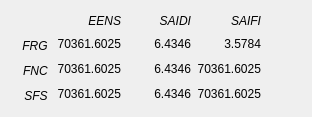
            <widget class="QWidget" name="onr2indAbsWgt" native="true">
             <layout class="QGridLayout" name="onr2indGL">
              <property name="spacing">
               <number>0</number>
              </property>
              <item row="2" column="3">
               <widget class="QLabel" name="onr2indAbsFRGSAIFILbl">
                <property name="text">
                 <string>3.5784</string>
                </property>
                <property name="alignment">
                 <set>Qt::AlignRight|Qt::AlignTrailing|Qt::AlignVCenter</set>
                </property>
               </widget>
              </item>
              <item row="1" column="1">
               <widget class="QLabel" name="onr2indAbsTitleEENSLbl">
                <property name="minimumSize">
                 <size>
                  <width>70</width>
                  <height>0</height>
                 </size>
                </property>
                <property name="font">
                 <font>
                  <italic>true</italic>
                 </font>
                </property>
                <property name="styleSheet">
                 <string notr="true">border-bottom: 1px solid rgb(255, 170, 0);</string>
                </property>
                <property name="text">
                 <string>EENS</string>
                </property>
                <property name="alignment">
                 <set>Qt::AlignRight|Qt::AlignTrailing|Qt::AlignVCenter</set>
                </property>
                <property name="margin">
                 <number>2</number>
                </property>
               </widget>
              </item>
              <item row="1" column="0">
               <widget class="QLabel" name="onr2indAbsNullLbl">
                <property name="minimumSize">
                 <size>
                  <width>40</width>
                  <height>20</height>
                 </size>
                </property>
                <property name="maximumSize">
                 <size>
                  <width>40</width>
                  <height>20</height>
                 </size>
                </property>
                <property name="font">
                 <font>
                  <italic>true</italic>
                 </font>
                </property>
                <property name="styleSheet">
                 <string notr="true">border-bottom: 1px solid rgb(255, 170, 0);
border-right: 1px solid rgb(255, 170, 0);</string>
                </property>
                <property name="text">
                 <string/>
                </property>
                <property name="alignment">
                 <set>Qt::AlignRight|Qt::AlignTrailing|Qt::AlignVCenter</set>
                </property>
                <property name="margin">
                 <number>5</number>
                </property>
               </widget>
              </item>
              <item row="2" column="2">
               <widget class="QLabel" name="onr2indAbsFRGSAIDILbl">
                <property name="text">
                 <string>6.4346</string>
                </property>
                <property name="alignment">
                 <set>Qt::AlignRight|Qt::AlignTrailing|Qt::AlignVCenter</set>
                </property>
               </widget>
              </item>
              <item row="1" column="3">
               <widget class="QLabel" name="onr2indAbsTitleSAIFILbl">
                <property name="minimumSize">
                 <size>
                  <width>70</width>
                  <height>0</height>
                 </size>
                </property>
                <property name="font">
                 <font>
                  <italic>true</italic>
                 </font>
                </property>
                <property name="styleSheet">
                 <string notr="true">border-bottom: 1px solid rgb(255, 170, 0);</string>
                </property>
                <property name="text">
                 <string>SAIFI</string>
                </property>
                <property name="alignment">
                 <set>Qt::AlignRight|Qt::AlignTrailing|Qt::AlignVCenter</set>
                </property>
                <property name="margin">
                 <number>2</number>
                </property>
               </widget>
              </item>
              <item row="1" column="2">
               <widget class="QLabel" name="onr2indAbsTitleSAIDILbl">
                <property name="minimumSize">
                 <size>
                  <width>70</width>
                  <height>0</height>
                 </size>
                </property>
                <property name="font">
                 <font>
                  <italic>true</italic>
                 </font>
                </property>
                <property name="styleSheet">
                 <string notr="true">border-bottom: 1px solid rgb(255, 170, 0);</string>
                </property>
                <property name="text">
                 <string>SAIDI</string>
                </property>
                <property name="alignment">
                 <set>Qt::AlignRight|Qt::AlignTrailing|Qt::AlignVCenter</set>
                </property>
                <property name="margin">
                 <number>2</number>
                </property>
               </widget>
              </item>
              <item row="4" column="1">
               <widget class="QLabel" name="onr2indAbsFNCEENSLbl">
                <property name="text">
                 <string>70361.6025</string>
                </property>
                <property name="alignment">
                 <set>Qt::AlignRight|Qt::AlignTrailing|Qt::AlignVCenter</set>
                </property>
               </widget>
              </item>
              <item row="5" column="1">
               <widget class="QLabel" name="onr2indAbsSFSEENSLbl">
                <property name="text">
                 <string>70361.6025</string>
                </property>
                <property name="alignment">
                 <set>Qt::AlignRight|Qt::AlignTrailing|Qt::AlignVCenter</set>
                </property>
               </widget>
              </item>
              <item row="4" column="2">
               <widget class="QLabel" name="onr2indAbsFNCSAIDILbl">
                <property name="text">
                 <string>6.4346</string>
                </property>
                <property name="alignment">
                 <set>Qt::AlignRight|Qt::AlignTrailing|Qt::AlignVCenter</set>
                </property>
               </widget>
              </item>
              <item row="5" column="3">
               <widget class="QLabel" name="onr2indAbsSFSSAIFILbl">
                <property name="text">
                 <string>70361.6025</string>
                </property>
                <property name="alignment">
                 <set>Qt::AlignRight|Qt::AlignTrailing|Qt::AlignVCenter</set>
                </property>
               </widget>
              </item>
              <item row="5" column="2">
               <widget class="QLabel" name="onr2indAbsSFSSAIDILbl">
                <property name="text">
                 <string>6.4346</string>
                </property>
                <property name="alignment">
                 <set>Qt::AlignRight|Qt::AlignTrailing|Qt::AlignVCenter</set>
                </property>
               </widget>
              </item>
              <item row="2" column="0">
               <widget class="QLabel" name="onr2indAbsFRGTitleLbl">
                <property name="minimumSize">
                 <size>
                  <width>0</width>
                  <height>25</height>
                 </size>
                </property>
                <property name="maximumSize">
                 <size>
                  <width>16777215</width>
                  <height>20</height>
                 </size>
                </property>
                <property name="font">
                 <font>
                  <italic>true</italic>
                 </font>
                </property>
                <property name="styleSheet">
                 <string notr="true">border-right: 1px solid rgb(255, 170, 0);</string>
                </property>
                <property name="text">
                 <string>FRG </string>
                </property>
                <property name="alignment">
                 <set>Qt::AlignRight|Qt::AlignTrailing|Qt::AlignVCenter</set>
                </property>
                <property name="margin">
                 <number>2</number>
                </property>
               </widget>
              </item>
              <item row="5" column="0">
               <widget class="QLabel" name="onr2indAbsSFSTitleLbl">
                <property name="minimumSize">
                 <size>
                  <width>0</width>
                  <height>25</height>
                 </size>
                </property>
                <property name="maximumSize">
                 <size>
                  <width>16777215</width>
                  <height>20</height>
                 </size>
                </property>
                <property name="font">
                 <font>
                  <italic>true</italic>
                 </font>
                </property>
                <property name="styleSheet">
                 <string notr="true">border-right: 1px solid rgb(255, 170, 0);</string>
                </property>
                <property name="text">
                 <string>SFS </string>
                </property>
                <property name="alignment">
                 <set>Qt::AlignRight|Qt::AlignTrailing|Qt::AlignVCenter</set>
                </property>
                <property name="margin">
                 <number>2</number>
                </property>
               </widget>
              </item>
              <item row="4" column="0">
               <widget class="QLabel" name="onr2indAbsFNCTitleLbl">
                <property name="minimumSize">
                 <size>
                  <width>0</width>
                  <height>25</height>
                 </size>
                </property>
                <property name="maximumSize">
                 <size>
                  <width>16777215</width>
                  <height>20</height>
                 </size>
                </property>
                <property name="font">
                 <font>
                  <italic>true</italic>
                 </font>
                </property>
                <property name="styleSheet">
                 <string notr="true">border-right: 1px solid rgb(255, 170, 0);</string>
                </property>
                <property name="text">
                 <string>FNC </string>
                </property>
                <property name="alignment">
                 <set>Qt::AlignRight|Qt::AlignTrailing|Qt::AlignVCenter</set>
                </property>
                <property name="margin">
                 <number>2</number>
                </property>
               </widget>
              </item>
              <item row="4" column="3">
               <widget class="QLabel" name="onr2indAbsFNCSAIFILbl">
                <property name="text">
                 <string>70361.6025</string>
                </property>
                <property name="alignment">
                 <set>Qt::AlignRight|Qt::AlignTrailing|Qt::AlignVCenter</set>
                </property>
               </widget>
              </item>
              <item row="2" column="1">
               <widget class="QLabel" name="onr2indAbsFRGEENSLbl">
                <property name="text">
                 <string>70361.6025</string>
                </property>
                <property name="alignment">
                 <set>Qt::AlignRight|Qt::AlignTrailing|Qt::AlignVCenter</set>
                </property>
               </widget>
              </item>
              <item row="1" column="4">
               <spacer name="onr2indAbsSpc">
                <property name="orientation">
                 <enum>Qt::Horizontal</enum>
                </property>
                <property name="sizeHint" stdset="0">
                 <size>
                  <width>40</width>
                  <height>20</height>
                 </size>
                </property>
               </spacer>
              </item>
             </layout>
            </widget>
